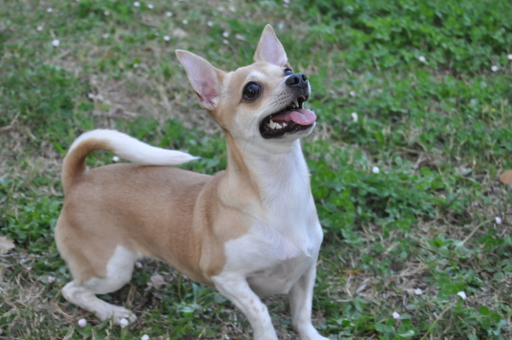
//> input picture TP2/image.jpg, 512 x 340 px
$ ./ex1_ex2 image.jpg   (built with g++ and OpenCV 4)
//> lines starting //> are read from the running program, lines starting //| are printed output that depends on the picture; after the words box and inside, x2 and y2 are one past the last pixel; in counts of white or black regions, pixels touching at a corner belong together
#include <stdio.h>
#include <opencv2/opencv.hpp>

using namespace cv;


Mat image;
Mat binary_image;


Mat my_structuring_element;

int max_threshold_value = 255;

int is_inside(int posx, int posy, int cols, int rows){
  if (posx < 0 || posx > cols)
    return 0;
  if (posy < 0 || posx > rows)
    return 0;

  return 1;
}

Mat my_erode (Mat image_in)
{
  int x, y, i, j, vois, k;
  int cols = image_in.cols;
  int rows = image_in.rows;

  int struct_cols = my_structuring_element.cols;
  int struct_rows = my_structuring_element.rows;

  Mat image_out = image_in.clone();
  uchar min;

  for (y = 0 ; y < rows-1 ; y++)
    for (x = 0 ; x < cols-1 ; x++)
    {
      min = (uchar) 255;
      k = 0;
      for (j = -1 ; j <= 1 ; j++)
        for (i = -1 ; i <= 1 ; i++)
        {
          if (is_inside(y+i, x+j,cols,rows))
          {
          if (my_structuring_element.at<uchar>(k) == 1)
            if (image_in.at<uchar>(y+i ,x+j) < min )
              min = image_in.at<uchar>(y+i ,x+j);
          }
      k++;
      image_out.at<uchar>(y,x) = min;
        }
    }
    return image_out;
}

Mat my_dilate (Mat image_in)
{
  int x, y, i, j, vois, k;
  int cols = image_in.cols;
  int rows = image_in.rows;

  int struct_cols = my_structuring_element.cols;
  int struct_rows = my_structuring_element.rows;

  Mat image_out = image_in.clone();
  uchar max;

  for (y = 0 ; y < rows-1 ; y++)
    for (x = 0 ; x < cols-1 ; x++)
    {
      max = (uchar) 0;
      k = 0;
      for (j = -1 ; j <= 1 ; j++)
        for (i = -1 ; i <= 1 ; i++)
        {
          if (is_inside(y+i, x+j,cols,rows))
          {
          if (my_structuring_element.at<uchar>(k) == 1)
            if (image_in.at<uchar>(y+i ,x+j) > max )
              max = image_in.at<uchar>(y+i ,x+j);
          }
      k++;
      image_out.at<uchar>(y,x) = max;
        }
    }
    return image_out;
}

Mat my_open (Mat image_in)
{
  Mat image_out;
  image_out = my_erode(image_in);
  image_out = my_dilate(image_out);
  return image_out;
}

Mat my_close (Mat image_in)
{
  Mat image_out;
  image_out = my_dilate(image_in);
  image_out = my_erode(image_out);
  return image_out;
}

int main(int argc, char** argv )
{

  if ( argc != 2 )
  {
      printf("usage: DisplayImage.out <Image_Path>\n");
      return -1;
  }


  image = imread( argv[1], 0 );
//> image: 340 rows x 512 cols, CV_8UC1; min 8, max 240, mean 114.3

  if ( !image.data )
  {
    printf("No image data \n");
    return -1;
  }
  threshold( image, binary_image, 133, max_threshold_value, 0);
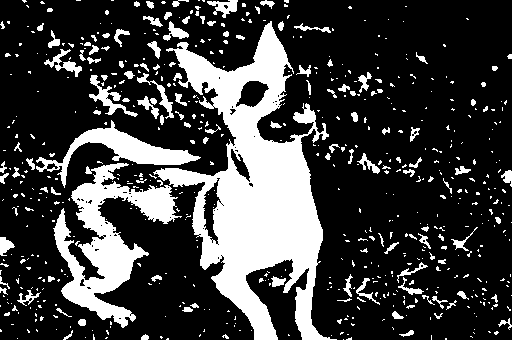
//> binary_image: 340 rows x 512 cols, CV_8UC1; 24.6% white; 619 white regions (494 under 20 px), largest, box (x1, y1, x2, y2) and area: (153, 21, 337, 340) 22845, (53, 163, 182, 328) 7473, (36, 120, 201, 188) 2575


  my_structuring_element = getStructuringElement (MORPH_CROSS, Size(3,3) );

  Mat erode_image;
  Mat erode_gray_image;

  Mat dilate_image;
  Mat dilate_gray_image;

  Mat open_image;
  Mat open_gray_image;

  Mat close_image;
  Mat close_gray_image;

  erode_image = my_erode (binary_image);
//> the loop in my_erode, `for (y = 0 ; y < rows-1 ; y++)` made 339 passes
//> min on passes 1 to 3: 0, 0, 0
//> after the loop in my_erode, `for (y = 0 ; y < rows-1 ; y++)`:
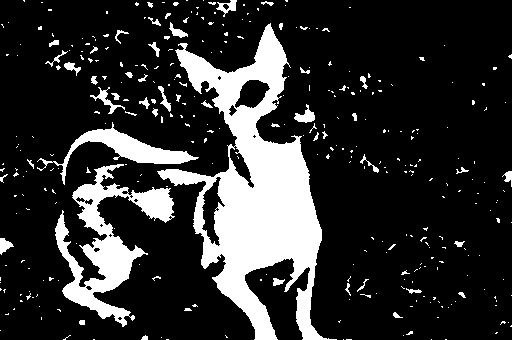
//> image_out: 340 rows x 512 cols, CV_8UC1; 18.7% white; 339 white regions (290 under 20 px), largest, box (x1, y1, x2, y2) and area: (157, 23, 337, 340) 20380, (55, 164, 175, 327) 6162, (37, 122, 199, 185) 2094
//> after the loop in my_erode, `for (y = 0 ; y < rows-1 ; y++)`: min = 0; k = 9
  erode_gray_image = my_erode (image);
//> the loop in my_erode (call 2), `for (y = 0 ; y < rows-1 ; y++)` made 339 passes
//> min on passes 1 to 3: 71, 71, 75
//> after the loop in my_erode (call 2), `for (y = 0 ; y < rows-1 ; y++)`:
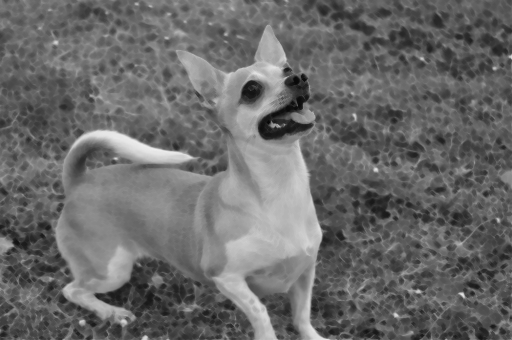
//> image_out: 340 rows x 512 cols, CV_8UC1; min 8, max 237, mean 105.6
//> after the loop in my_erode (call 2), `for (y = 0 ; y < rows-1 ; y++)`: min = 82; k = 9

  dilate_image = my_dilate (binary_image);
//> the loop in my_dilate, `for (y = 0 ; y < rows-1 ; y++)` made 339 passes
//> after the loop in my_dilate, `for (y = 0 ; y < rows-1 ; y++)`:
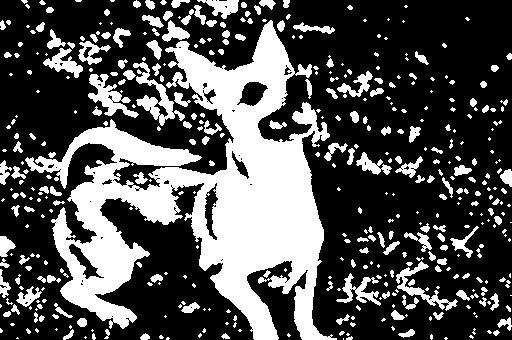
//> image_out: 340 rows x 512 cols, CV_8UC1; 31.9% white; 436 white regions (244 under 20 px), largest, box (x1, y1, x2, y2) and area: (25, 20, 337, 340) 37710, (133, 62, 185, 126) 941, (88, 74, 139, 118) 860
//> after the loop in my_dilate, `for (y = 0 ; y < rows-1 ; y++)`: max = 0; k = 9
  dilate_gray_image = my_dilate (image);
//> the loop in my_dilate (call 2), `for (y = 0 ; y < rows-1 ; y++)` made 339 passes
//> max on passes 1 to 3: 77, 78, 79
//> after the loop in my_dilate (call 2), `for (y = 0 ; y < rows-1 ; y++)`:
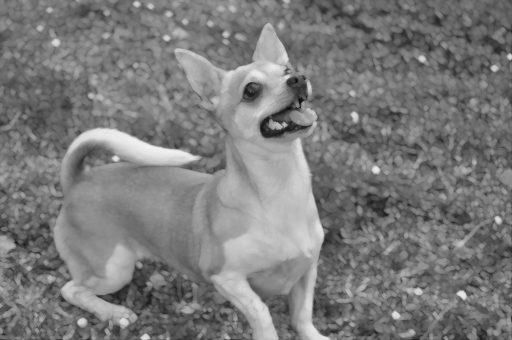
//> image_out: 340 rows x 512 cols, CV_8UC1; min 12, max 240, mean 122.9
//> after the loop in my_dilate (call 2), `for (y = 0 ; y < rows-1 ; y++)`: max = 128; k = 9

  open_image = my_open (binary_image);
//> after the loop in my_dilate (call 3), `for (y = 0 ; y < rows-1 ; y++)`:
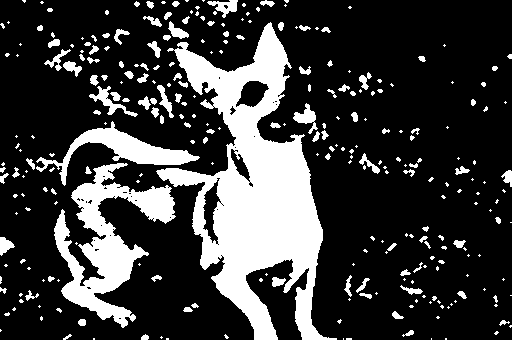
//> image_out: 340 rows x 512 cols, CV_8UC1; 22.8% white; 291 white regions (181 under 20 px), largest, box (x1, y1, x2, y2) and area: (156, 22, 337, 340) 22221, (54, 163, 176, 328) 7270, (36, 121, 200, 186) 2529
  open_gray_image = my_open (image);

  close_image = my_close (binary_image);
//> after the loop in my_erode (call 5), `for (y = 0 ; y < rows-1 ; y++)`:
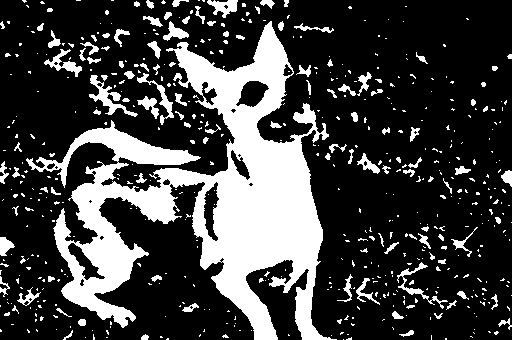
//> image_out: 340 rows x 512 cols, CV_8UC1; 25.1% white; 554 white regions (439 under 20 px), largest, box (x1, y1, x2, y2) and area: (26, 21, 337, 340) 33696, (89, 75, 138, 117) 539, (397, 262, 448, 309) 344
  close_gray_image = my_close (image);


  namedWindow("Display my erode Image", WINDOW_AUTOSIZE );
  imshow("Display my erode Image", erode_image);
  namedWindow("Display my gray erode Image", WINDOW_AUTOSIZE );
  imshow("Display my gray erode Image", erode_gray_image);

  namedWindow("Display my dilate Image", WINDOW_AUTOSIZE );
  imshow("Display my dilate Image", dilate_image);
  namedWindow("Display my gray dilate Image", WINDOW_AUTOSIZE );
  imshow("Display my gray dilate Image", dilate_gray_image);


  namedWindow("Display my open Image", WINDOW_AUTOSIZE );
  imshow("Display my open Image", open_image);
  namedWindow("Display my gray open Image", WINDOW_AUTOSIZE );
  imshow("Display my gray open Image", open_gray_image);


  namedWindow("Display my close Image", WINDOW_AUTOSIZE );
  imshow("Display my close Image", close_image);
  namedWindow("Display my gray close Image", WINDOW_AUTOSIZE );
  imshow("Display my gray close Image", close_gray_image);

  printf("fin\n" );


  while(1)
      waitKey(0);
  return 0;
}
